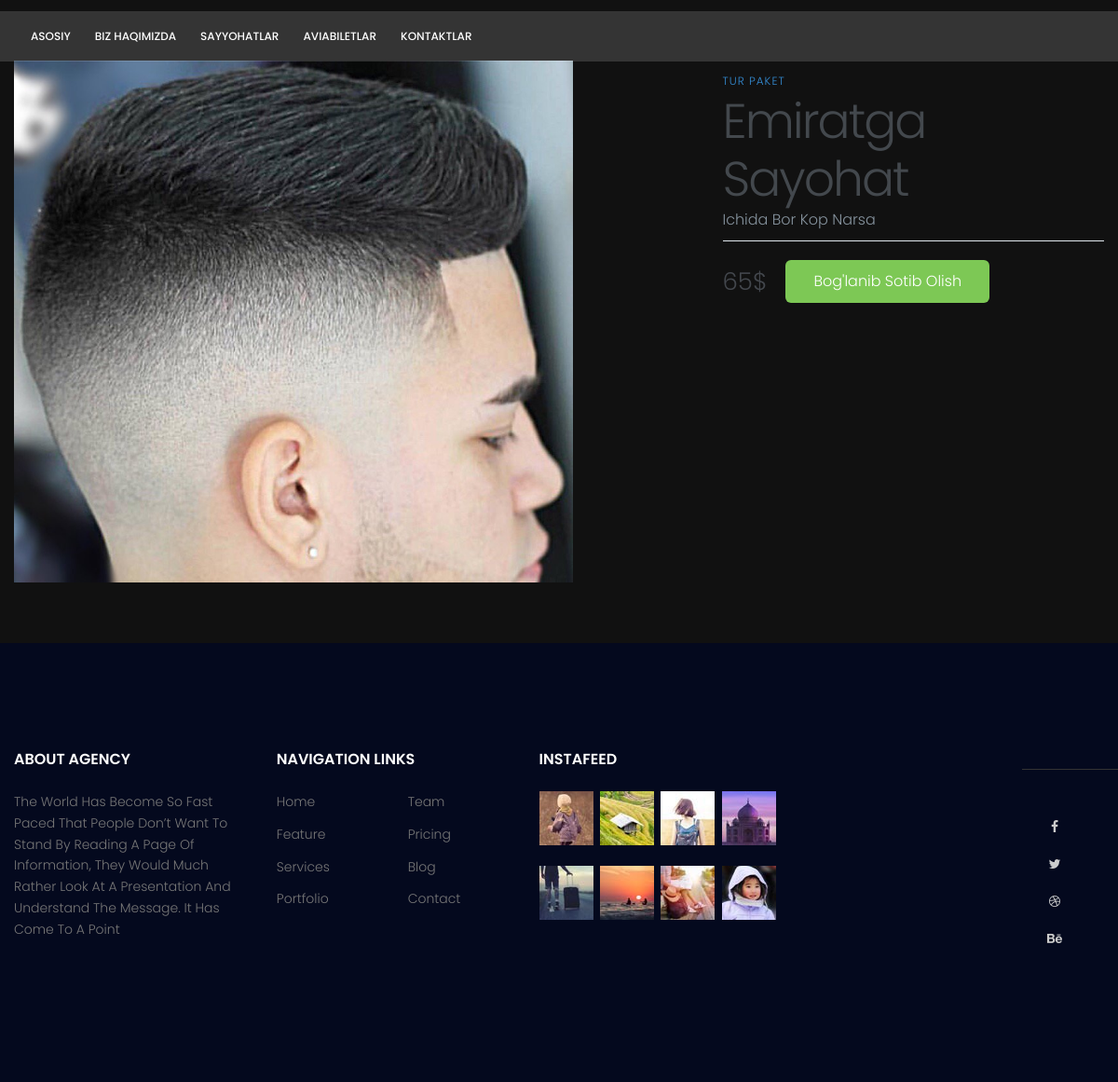
The page /packages/1/ on the database its author committed.
### blog/models.py (models this page shows, shortened)
class Tickets(models.Model):
    image = models.ImageField(null=True)
    name = models.CharField(max_length=150)
    description = models.CharField(max_length=250)
    location = models.CharField(max_length=100)
    duration = models.CharField(max_length=120)
    date = models.DateTimeField()
    airport = models.CharField(max_length=50)
    extras = models.CharField(max_length=30)
    price = models.IntegerField()

### blog/views.py (the view)
# urls.py: path('packages/<int:post_id>/',pack_show, name='tour_'),
def pack_show(request,post_id):
    post = Tickets.objects.get(pk=post_id)
    context = {
        'post':post
    }
    return render(request,'tour_id.html',context=context)

### templates/tour_id.html
{% extends 'base.html' %}
{%load static%}
{%block content%}
<main class="container">
    <div class="left-column">
        <img data-image="red" style="width:600px; height:560px; margin:50px 0px; position: relative;" class="active"
             src="{{ post.image.url }}" alt="">
    </div>
    <div class="right-column">
        <div class="product-description">
            <span>Tur Paket</span>
            <h1>{{post.name}}</h1>
            <p>{{post.description}}</p>
        </div>
        <div class="product-price">
            <span>{{post.price}}$</span>
            <a href="#" class="cart-btn">Bog'lanib sotib olish</a>
        </div>
    </div>
</main>
{%endblock%}

### templates/css/main.css (style rules this page uses)
body { color: #777777; font-family: "Poppins", sans-serif; font-size: 14px; font-weight: 300; line-height: 1.625em; position: relative; }
a { -webkit-transition: all 0.3s ease 0s; -moz-transition: all 0.3s ease 0s; -o-transition: all 0.3s ease 0s; transition: all 0.3s ease 0s; }
a, a:focus, a:hover { text-decoration: none; outline: 0; }
h1, h2, h3, h4, h5, h6 { font-family: "Poppins", sans-serif; color: #222222; line-height: 1.2em !important; margin-bottom: 0; margin-top: 0; font-weight: 600; }
h1, .h1 { font-size: 36px; }
h1 { font-size: 36px; }
h1, h2, h3, h4, h5, h6 { line-height: 1.5em; }

### templates/css/tour.css (style rules this page uses)
html, body { height: 100%; width: 100%; margin: 0; font-family: 'Roboto', sans-serif; }
.container { max-width: 1200px; margin: 0 auto; padding: 15px; display: flex; }
.left-column { width: 65%; position: relative; }
.right-column { width: 35%; margin-top: 60px; }
.left-column img { width: 100%; position: absolute; left: 0; top: 0; opacity: 0; transition: all 0.3s ease; }
.left-column img.active { opacity: 1; }
.product-description { border-bottom: 1px solid #E1E8EE; margin-bottom: 20px; }
.product-description span { font-size: 12px; color: #358ED7; letter-spacing: 1px; text-transform: uppercase; text-decoration: none; }
.product-description h1 { font-weight: 300; font-size: 52px; color: #43484D; letter-spacing: -2px; }
.product-description p { font-size: 16px; font-weight: 300; color: #86939E; line-height: 24px; }
.product-price { display: flex; align-items: center; }
.product-price span { font-size: 26px; font-weight: 300; color: #43474D; margin-right: 20px; }
.cart-btn { display: inline-block; background-color: #7DC855; border-radius: 6px; font-size: 16px; color: #FFFFFF; text-decoration: none; padding: 12px 30px; transition: all .5s; }

### templates/css/avia.css (style rules this page uses)
* { font-family: 'Poppins', sans-serif; margin: 0; padding: 0; -webkit-box-sizing: border-box; box-sizing: border-box; outline: none; border: none; text-decoration: none; text-transform: capitalize; -webkit-transition: all .2s linear; transition: all .2s linear; }
html { font-size: 62.5%; overflow-x: hidden; scroll-behavior: smooth; scroll-padding-top: 9rem; }
body { background: #111; overflow-x: hidden; }

### rows shown on the page
Tickets: image (picture), name "Emiratga Sayohat", description "Ichida Bor Kop Narsa", price "65"
